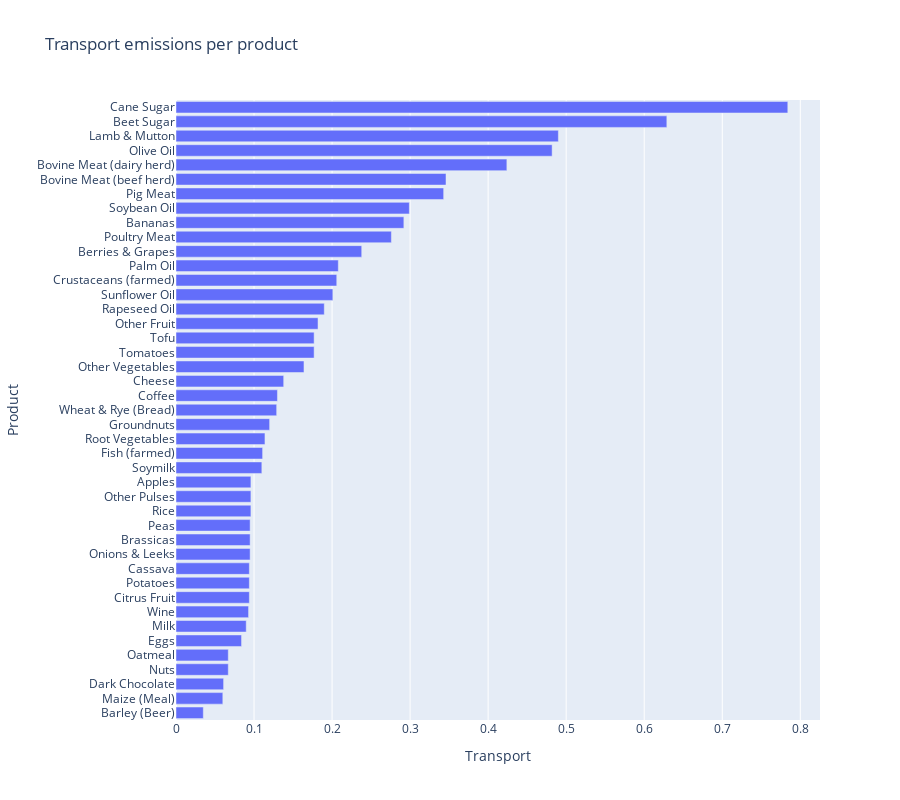

Notebook cell for this chart:
### Markdown cell above
#### Visualisation 5 - Transport emissions

### Code cell
df_transport = df.sort_values(by='Transport')

fig1 = px.bar(df_transport,
    y='Product',
    x='Transport',
    height=800,
    title="Transport emissions per product")

fig1.show()

### Figure 1 — Plotly figure (JSON) as saved in the notebook; plotly's stock layout.template omitted (floating-point values rounded to 4 significant figures)
{"data": [{"alignmentgroup": "True", "hovertemplate": "Transport=%{x}<br>Product=%{y}<extra></extra>", "legendgroup": "", "marker": {"color": "#636efa", "pattern": {"shape": ""}}, "name": "", "offsetgroup": "", "orientation": "h", "showlegend": false, "textposition": "auto", "type": "bar", "x": [0.035, 0.06, 0.061, 0.067, 0.067, 0.084, 0.09, 0.093, 0.094, 0.094, 0.094, 0.095, 0.095, 0.095, 0.096, 0.096, 0.096, 0.11, 0.111, 0.114, 0.12, 0.129, 0.13, 0.138, 0.164, 0.177, 0.177, 0.182, 0.19, 0.201, 0.206, 0.208, 0.238, 0.276, 0.292, 0.299, 0.343, 0.346, 0.424, 0.482, 0.49, 0.629, 0.784], "xaxis": "x", "y": ["Barley (Beer)", "Maize (Meal)", "Dark Chocolate", "Nuts", "Oatmeal", "Eggs", "Milk", "Wine", "Citrus Fruit", "Potatoes", "Cassava", "Onions & Leeks", "Brassicas", "Peas", "Rice", "Other Pulses", "Apples", "Soymilk", "Fish (farmed)", "Root Vegetables", "Groundnuts", "Wheat & Rye (Bread)", "Coffee", "Cheese", "Other Vegetables", "Tomatoes", "Tofu", "Other Fruit", "Rapeseed Oil", "Sunflower Oil", "Crustaceans (farmed)", "Palm Oil", "Berries & Grapes", "Poultry Meat", "Bananas", "Soybean Oil", "Pig Meat", "Bovine Meat (beef herd)", "Bovine Meat (dairy herd)", "Olive Oil", "Lamb & Mutton", "Beet Sugar", "Cane Sugar"], "yaxis": "y"}], "layout": {"barmode": "relative", "height": 800, "legend": {"tracegroupgap": 0}, "title": {"text": "Transport emissions per product"}, "xaxis": {"anchor": "y", "domain": [0, 1], "title": {"text": "Transport"}}, "yaxis": {"anchor": "x", "domain": [0, 1], "title": {"text": "Product"}}}}
